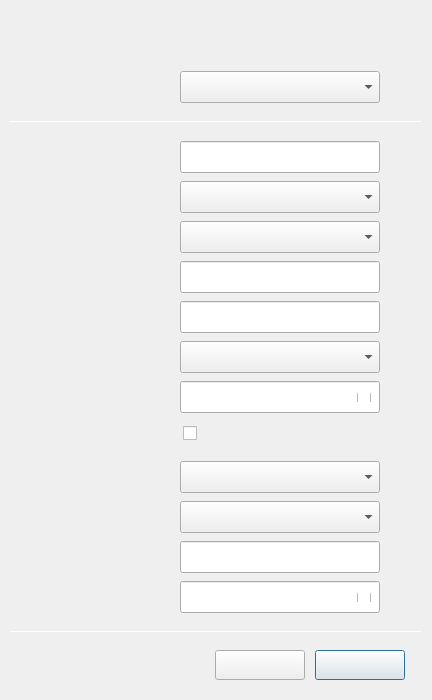
<?xml version="1.0" encoding="UTF-8"?>
<ui version="4.0">
 <class>DlgHideWifiEapPeap</class>
 <widget class="QDialog" name="DlgHideWifiEapPeap">
  <property name="geometry">
   <rect>
    <x>0</x>
    <y>0</y>
    <width>432</width>
    <height>700</height>
   </rect>
  </property>
  <property name="windowTitle">
   <string>Connect to Hidden WLAN Network</string>
  </property>
  <widget class="QLineEdit" name="leNetName">
   <property name="geometry">
    <rect>
     <x>180</x>
     <y>141</y>
     <width>200</width>
     <height>32</height>
    </rect>
   </property>
   <property name="font">
    <font>
     <pointsize>10</pointsize>
    </font>
   </property>
  </widget>
  <widget class="QComboBox" name="cbxCA">
   <property name="geometry">
    <rect>
     <x>180</x>
     <y>341</y>
     <width>200</width>
     <height>32</height>
    </rect>
   </property>
   <property name="font">
    <font>
     <pointsize>10</pointsize>
    </font>
   </property>
   <property name="styleSheet">
    <string notr="true"/>
   </property>
  </widget>
  <widget class="QLabel" name="lbConn">
   <property name="geometry">
    <rect>
     <x>76</x>
     <y>76</y>
     <width>90</width>
     <height>20</height>
    </rect>
   </property>
   <property name="font">
    <font>
     <pointsize>10</pointsize>
    </font>
   </property>
   <property name="text">
    <string/>
   </property>
  </widget>
  <widget class="QLineEdit" name="leDomain">
   <property name="geometry">
    <rect>
     <x>180</x>
     <y>301</y>
     <width>200</width>
     <height>32</height>
    </rect>
   </property>
   <property name="font">
    <font>
     <pointsize>10</pointsize>
    </font>
   </property>
  </widget>
  <widget class="QComboBox" name="cbxConn">
   <property name="geometry">
    <rect>
     <x>180</x>
     <y>71</y>
     <width>200</width>
     <height>32</height>
    </rect>
   </property>
   <property name="font">
    <font>
     <pointsize>10</pointsize>
    </font>
   </property>
   <property name="styleSheet">
    <string notr="true"/>
   </property>
  </widget>
  <widget class="QLineEdit" name="leCaPwd">
   <property name="geometry">
    <rect>
     <x>180</x>
     <y>381</y>
     <width>200</width>
     <height>32</height>
    </rect>
   </property>
   <property name="font">
    <font>
     <pointsize>10</pointsize>
    </font>
   </property>
   <property name="echoMode">
    <enum>QLineEdit::Password</enum>
   </property>
  </widget>
  <widget class="QPushButton" name="btnConnect">
   <property name="geometry">
    <rect>
     <x>315</x>
     <y>650</y>
     <width>90</width>
     <height>30</height>
    </rect>
   </property>
   <property name="font">
    <font>
     <pointsize>10</pointsize>
    </font>
   </property>
   <property name="text">
    <string/>
   </property>
  </widget>
  <widget class="QComboBox" name="cbxSecurity">
   <property name="geometry">
    <rect>
     <x>180</x>
     <y>181</y>
     <width>200</width>
     <height>32</height>
    </rect>
   </property>
   <property name="font">
    <font>
     <pointsize>10</pointsize>
    </font>
   </property>
   <property name="styleSheet">
    <string notr="true"/>
   </property>
  </widget>
  <widget class="QLineEdit" name="leAnonyId">
   <property name="geometry">
    <rect>
     <x>180</x>
     <y>261</y>
     <width>200</width>
     <height>32</height>
    </rect>
   </property>
   <property name="font">
    <font>
     <pointsize>10</pointsize>
    </font>
   </property>
  </widget>
  <widget class="QCheckBox" name="checkBoxCA">
   <property name="geometry">
    <rect>
     <x>183</x>
     <y>421</y>
     <width>200</width>
     <height>25</height>
    </rect>
   </property>
   <property name="font">
    <font>
     <pointsize>10</pointsize>
    </font>
   </property>
   <property name="text">
    <string/>
   </property>
  </widget>
  <widget class="QLabel" name="lbNetName">
   <property name="geometry">
    <rect>
     <x>76</x>
     <y>146</y>
     <width>90</width>
     <height>20</height>
    </rect>
   </property>
   <property name="font">
    <font>
     <pointsize>10</pointsize>
    </font>
   </property>
   <property name="text">
    <string/>
   </property>
  </widget>
  <widget class="QPushButton" name="btnCancel">
   <property name="geometry">
    <rect>
     <x>215</x>
     <y>650</y>
     <width>90</width>
     <height>30</height>
    </rect>
   </property>
   <property name="font">
    <font>
     <pointsize>10</pointsize>
    </font>
   </property>
   <property name="text">
    <string/>
   </property>
  </widget>
  <widget class="QLabel" name="lbDomain">
   <property name="geometry">
    <rect>
     <x>76</x>
     <y>306</y>
     <width>90</width>
     <height>20</height>
    </rect>
   </property>
   <property name="font">
    <font>
     <pointsize>10</pointsize>
    </font>
   </property>
   <property name="text">
    <string/>
   </property>
  </widget>
  <widget class="QLabel" name="lbCaPwd">
   <property name="geometry">
    <rect>
     <x>76</x>
     <y>386</y>
     <width>90</width>
     <height>20</height>
    </rect>
   </property>
   <property name="font">
    <font>
     <pointsize>10</pointsize>
    </font>
   </property>
   <property name="text">
    <string/>
   </property>
  </widget>
  <widget class="QCheckBox" name="checkBoxPwdSec">
   <property name="geometry">
    <rect>
     <x>357</x>
     <y>593</y>
     <width>18</width>
     <height>9</height>
    </rect>
   </property>
   <property name="font">
    <font>
     <pointsize>10</pointsize>
    </font>
   </property>
   <property name="text">
    <string/>
   </property>
  </widget>
  <widget class="QCheckBox" name="checkBoxPwd">
   <property name="geometry">
    <rect>
     <x>357</x>
     <y>393</y>
     <width>18</width>
     <height>9</height>
    </rect>
   </property>
   <property name="font">
    <font>
     <pointsize>10</pointsize>
    </font>
   </property>
   <property name="text">
    <string/>
   </property>
  </widget>
  <widget class="QLabel" name="lbSecurity">
   <property name="geometry">
    <rect>
     <x>76</x>
     <y>186</y>
     <width>90</width>
     <height>20</height>
    </rect>
   </property>
   <property name="font">
    <font>
     <pointsize>10</pointsize>
    </font>
   </property>
   <property name="text">
    <string/>
   </property>
  </widget>
  <widget class="QComboBox" name="cbxPEAPver">
   <property name="geometry">
    <rect>
     <x>180</x>
     <y>461</y>
     <width>200</width>
     <height>32</height>
    </rect>
   </property>
   <property name="font">
    <font>
     <pointsize>10</pointsize>
    </font>
   </property>
   <property name="styleSheet">
    <string notr="true"/>
   </property>
  </widget>
  <widget class="QLabel" name="lbAuth">
   <property name="geometry">
    <rect>
     <x>76</x>
     <y>226</y>
     <width>90</width>
     <height>20</height>
    </rect>
   </property>
   <property name="font">
    <font>
     <pointsize>10</pointsize>
    </font>
   </property>
   <property name="text">
    <string/>
   </property>
  </widget>
  <widget class="QLabel" name="lbPEAPver">
   <property name="geometry">
    <rect>
     <x>76</x>
     <y>466</y>
     <width>90</width>
     <height>20</height>
    </rect>
   </property>
   <property name="font">
    <font>
     <pointsize>10</pointsize>
    </font>
   </property>
   <property name="text">
    <string/>
   </property>
  </widget>
  <widget class="QComboBox" name="cbxAuth">
   <property name="geometry">
    <rect>
     <x>180</x>
     <y>221</y>
     <width>200</width>
     <height>32</height>
    </rect>
   </property>
   <property name="font">
    <font>
     <pointsize>10</pointsize>
    </font>
   </property>
   <property name="styleSheet">
    <string notr="true"/>
   </property>
  </widget>
  <widget class="QLabel" name="lbCA">
   <property name="geometry">
    <rect>
     <x>76</x>
     <y>346</y>
     <width>90</width>
     <height>20</height>
    </rect>
   </property>
   <property name="font">
    <font>
     <pointsize>10</pointsize>
    </font>
   </property>
   <property name="text">
    <string/>
   </property>
  </widget>
  <widget class="QLabel" name="lbAnonyId">
   <property name="geometry">
    <rect>
     <x>76</x>
     <y>266</y>
     <width>90</width>
     <height>20</height>
    </rect>
   </property>
   <property name="font">
    <font>
     <pointsize>10</pointsize>
    </font>
   </property>
   <property name="text">
    <string/>
   </property>
  </widget>
  <widget class="QLabel" name="lbPassword">
   <property name="geometry">
    <rect>
     <x>76</x>
     <y>586</y>
     <width>90</width>
     <height>20</height>
    </rect>
   </property>
   <property name="font">
    <font>
     <pointsize>10</pointsize>
    </font>
   </property>
   <property name="text">
    <string/>
   </property>
  </widget>
  <widget class="QLineEdit" name="leUserName">
   <property name="geometry">
    <rect>
     <x>180</x>
     <y>541</y>
     <width>200</width>
     <height>32</height>
    </rect>
   </property>
   <property name="font">
    <font>
     <pointsize>10</pointsize>
    </font>
   </property>
  </widget>
  <widget class="QComboBox" name="cbxInnerAuth">
   <property name="geometry">
    <rect>
     <x>180</x>
     <y>501</y>
     <width>200</width>
     <height>32</height>
    </rect>
   </property>
   <property name="font">
    <font>
     <pointsize>10</pointsize>
    </font>
   </property>
   <property name="styleSheet">
    <string notr="true"/>
   </property>
  </widget>
  <widget class="QLineEdit" name="lePassword">
   <property name="geometry">
    <rect>
     <x>180</x>
     <y>581</y>
     <width>200</width>
     <height>32</height>
    </rect>
   </property>
   <property name="font">
    <font>
     <pointsize>10</pointsize>
    </font>
   </property>
   <property name="echoMode">
    <enum>QLineEdit::Password</enum>
   </property>
  </widget>
  <widget class="QLabel" name="lbInnerAuth">
   <property name="geometry">
    <rect>
     <x>76</x>
     <y>506</y>
     <width>90</width>
     <height>20</height>
    </rect>
   </property>
   <property name="font">
    <font>
     <pointsize>10</pointsize>
    </font>
   </property>
   <property name="text">
    <string/>
   </property>
  </widget>
  <widget class="QLabel" name="lbUserName">
   <property name="geometry">
    <rect>
     <x>76</x>
     <y>546</y>
     <width>90</width>
     <height>20</height>
    </rect>
   </property>
   <property name="font">
    <font>
     <pointsize>10</pointsize>
    </font>
   </property>
   <property name="text">
    <string/>
   </property>
  </widget>
  <widget class="QLabel" name="lbBoder">
   <property name="geometry">
    <rect>
     <x>0</x>
     <y>0</y>
     <width>432</width>
     <height>700</height>
    </rect>
   </property>
   <property name="text">
    <string/>
   </property>
  </widget>
  <widget class="QLabel" name="lbLeftupTitle">
   <property name="geometry">
    <rect>
     <x>30</x>
     <y>28</y>
     <width>140</width>
     <height>22</height>
    </rect>
   </property>
   <property name="text">
    <string/>
   </property>
  </widget>
  <widget class="Line" name="lineUp">
   <property name="geometry">
    <rect>
     <x>10</x>
     <y>121</y>
     <width>412</width>
     <height>1</height>
    </rect>
   </property>
   <property name="orientation">
    <enum>Qt::Horizontal</enum>
   </property>
  </widget>
  <widget class="Line" name="lineDown">
   <property name="geometry">
    <rect>
     <x>10</x>
     <y>631</y>
     <width>412</width>
     <height>1</height>
    </rect>
   </property>
   <property name="orientation">
    <enum>Qt::Horizontal</enum>
   </property>
  </widget>
  <zorder>lbBoder</zorder>
  <zorder>leNetName</zorder>
  <zorder>cbxCA</zorder>
  <zorder>lbConn</zorder>
  <zorder>leDomain</zorder>
  <zorder>cbxConn</zorder>
  <zorder>leCaPwd</zorder>
  <zorder>btnConnect</zorder>
  <zorder>cbxSecurity</zorder>
  <zorder>leAnonyId</zorder>
  <zorder>checkBoxCA</zorder>
  <zorder>lbNetName</zorder>
  <zorder>btnCancel</zorder>
  <zorder>lbDomain</zorder>
  <zorder>lbCaPwd</zorder>
  <zorder>checkBoxPwd</zorder>
  <zorder>lbSecurity</zorder>
  <zorder>cbxPEAPver</zorder>
  <zorder>lbAuth</zorder>
  <zorder>lbPEAPver</zorder>
  <zorder>cbxAuth</zorder>
  <zorder>lbCA</zorder>
  <zorder>lbAnonyId</zorder>
  <zorder>lbPassword</zorder>
  <zorder>leUserName</zorder>
  <zorder>cbxInnerAuth</zorder>
  <zorder>lePassword</zorder>
  <zorder>lbInnerAuth</zorder>
  <zorder>lbUserName</zorder>
  <zorder>checkBoxPwdSec</zorder>
  <zorder>lbLeftupTitle</zorder>
  <zorder>lineUp</zorder>
  <zorder>lineDown</zorder>
 </widget>
 <resources/>
 <connections/>
</ui>
